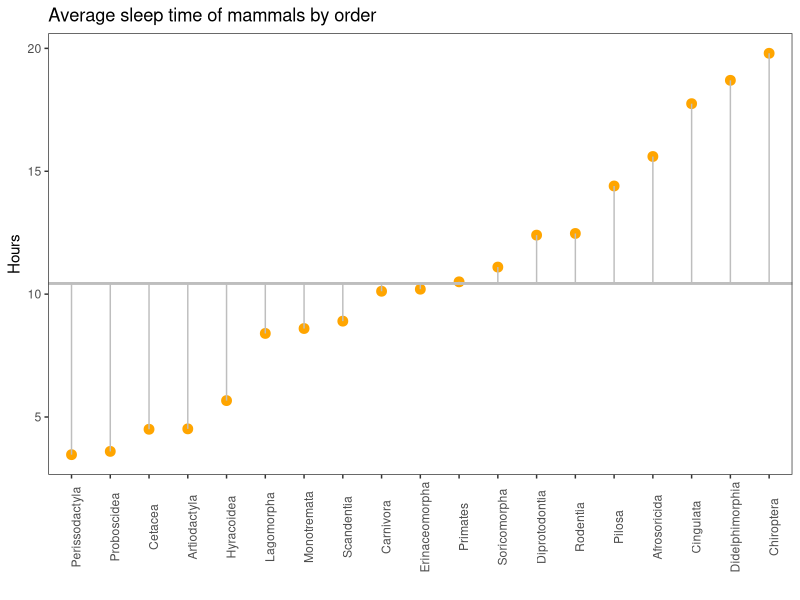

The R script that drew this image:
# Lollipop graph

# Visualization for relationship between a categorical
# variable and a numeric variable

library(tidyverse)
library(forcats)

#We set the theme for every plot
theme_set(theme_bw() + 
            theme(panel.grid = element_blank()))
          
data()
view(msleep)

msleep %>%
  group_by(order) %>%
  summarise(mean_sleep = mean(sleep_total)) %>%
  mutate(order = fct_reorder(order, mean_sleep)) %>%
  ggplot(aes(x=order, y = mean_sleep))+
  geom_point(size = 3, colour = "orange")+
  geom_segment(aes(x=order, 
                   y=mean(msleep$sleep_total), 
                   xend = order, 
                   yend = mean_sleep), 
               colour = "grey")+
  geom_hline(yintercept = mean(msleep$sleep_total),
             colour = "grey",
             size = 1)+
  theme(axis.text.x = element_text(angle = 90))+
  labs(title = "Average sleep time of mammals by order",
       x = "",
       y = "Hours")
  

# GEOM_SEGMENT draws a line. For every line, we need to
# specify 4 points: x and y starting point, x and y end point
# In  this case:
# - starting x point = order;
# - starting y point = mean(msleep$sleep_total) which is the avg for all mammals;
# - ending x point = order;
# - ending y point = mean_sleep which is the avg for a specific mammal
  
# GEOM_HLINE draws an horizontal line. The first argument
# has to specify where the y intercept is(in this case the avg for all mammals)

# With axis.text.x = element_text(angle = 90) we set
# the labels with a vertical position
